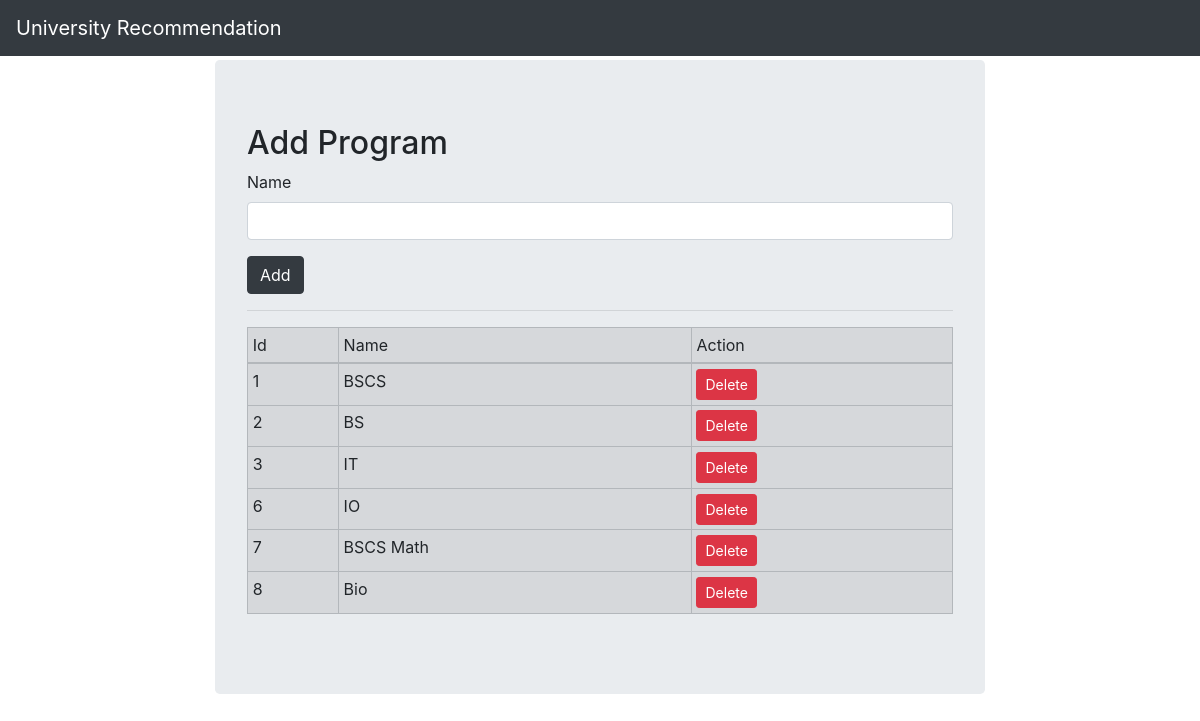
/admin/university/program/add_program.php, run on the app's committed database.
### tables this page shows
CREATE TABLE `programs` (
  `program_id` int(11) NOT NULL,
  `program_name` varchar(255) NOT NULL
);

### admin/university/program/add_program.php (the view, shortened to what this page needs)
<?php
include '../../../header.php';
include '../../navigation.php';
?>
    <div class="container-fluid mt-1">
        <div class="row">
            <div class="col-8 m-auto">
                <div class="jumbotron">
                    <h2>Add Program</h2>
                    <form action="program_submit.php" method="post">
                        <div class="form-group">
                            <label>Name</label>
                            <input type="text" class="form-control" name="program_name" value="" required>
                        </div>
                        <div class="form-group">
                            <input type="submit" class="btn btn-dark" name="submit" value="Add">
                        </div>
                    </form>
                    <hr>
                    <table class="table table-sm table-bordered table-secondary">
                        <tr>
                            <td>Id</td>
                            <td>Name</td>
                            <td>Action</td>
                        </tr>
                        <tbody>
                        <?php
                            require_once '../../../connection.php';
                            $sql = "SELECT * FROM programs";
                            $stmt = $conn->prepare($sql);
                            $stmt->execute();
                            if ($stmt->rowCount() > 0) {
                                while ($result = $stmt->fetch(PDO::FETCH_ASSOC)) {
                                    echo "<tr>";
                                    echo "<td>" . $result['program_id'] . "</td>";
                                    echo "<td>" . $result['program_name'] . "</td>";
                                    echo "<td><a class='delete-button btn btn-danger btn-sm delete' href='delete_program.php?id=" .$result['program_id']. "'>Delete</a></td>";
                                    echo "</tr>";
                                }
                            }
                        ?>
                        </tbody>
                    </table>
                </div>
            </div>
        </div>
    </div>
<?php include '../../../footer.php'; ?>

### data on the page
programs: program_id "1", program_name "BSCS"
programs: program_id "2", program_name "BS"
programs: program_id "3", program_name "IT"
programs: program_id "6", program_name "IO"
programs: program_id "7", program_name "BSCS Math"
programs: program_id "8", program_name "Bio"
